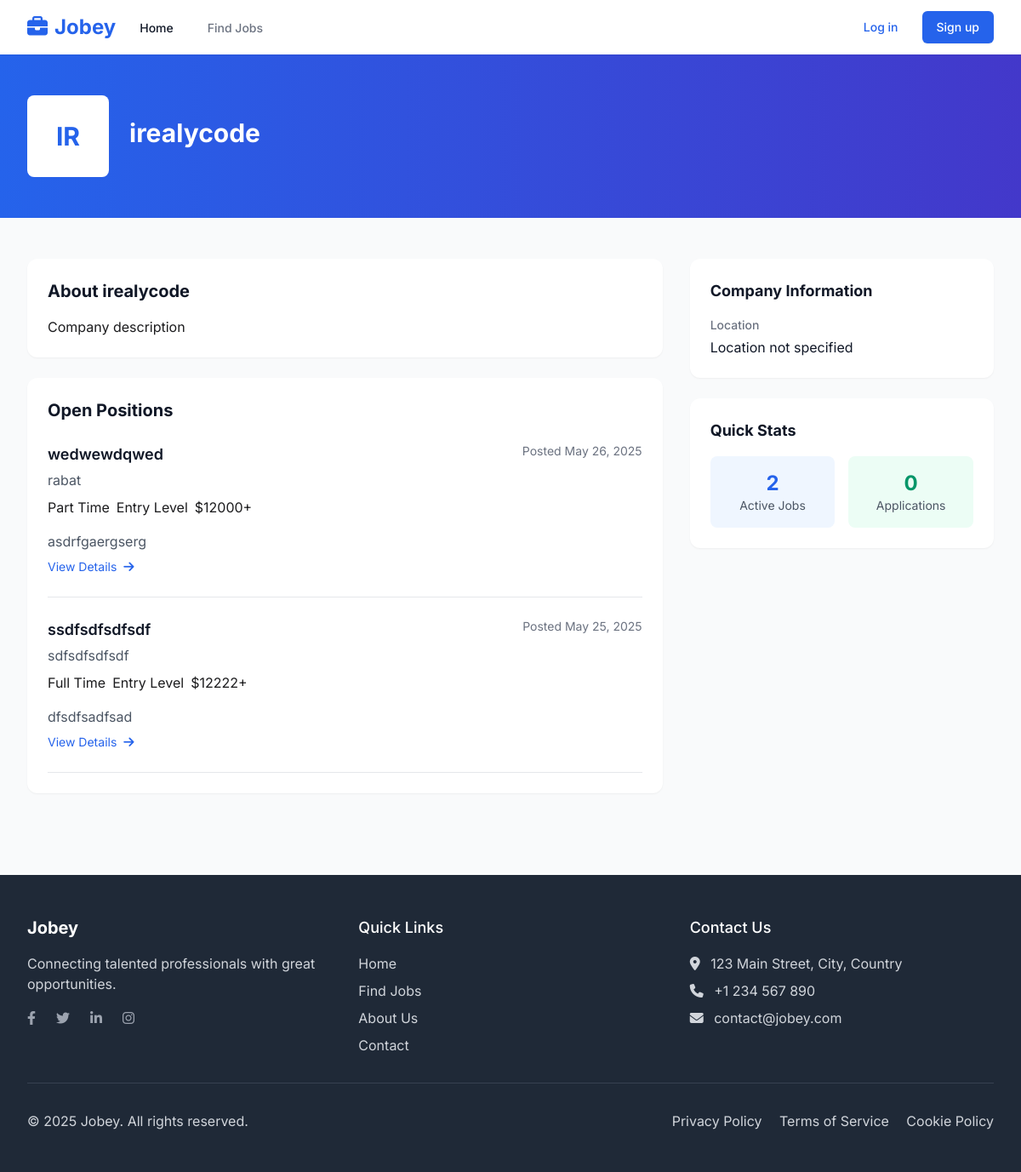
Screenshot of /users/company/1/ with the database file from the repository.
### users/models.py (models this page shows, shortened)
class Company(models.Model):
    user = models.OneToOneField(CustomUser, on_delete=models.CASCADE, related_name='company')
    name = models.CharField(max_length=100)
    logo = models.ImageField(upload_to='company_logos/', blank=True, null=True)
    website = models.URLField(blank=True)
    description = models.TextField()
    industry = models.CharField(max_length=100)
    size = models.CharField(max_length=50, blank=True)
    founded_year = models.PositiveIntegerField(blank=True, null=True)

class CustomUser(AbstractUser):
    USER_TYPE_CHOICES = (
        ('employer', 'Employer'),
        ('job_seeker', 'Job Seeker'),
    )
    user_type = models.CharField(max_length=10, choices=USER_TYPE_CHOICES, default='job_seeker')
    bio = models.TextField(blank=True)
    location = models.CharField(max_length=100, blank=True)
    avatar = models.ImageField(upload_to='avatars/', blank=True, null=True)

### jobs/models.py (models this page shows, shortened)
class Job(models.Model):
    JOB_TYPE_CHOICES = (
        ('full_time', 'Full Time'),
        ('part_time', 'Part Time'),
        ('contract', 'Contract'),
        ('internship', 'Internship'),
        ('remote', 'Remote'),
    )
    EXPERIENCE_LEVEL_CHOICES = (
        ('entry', 'Entry Level'),
        ('mid', 'Mid Level'),
        ('senior', 'Senior Level'),
        ('executive', 'Executive'),
    )
    title = models.CharField(max_length=100)
    company = models.ForeignKey('users.Company', on_delete=models.CASCADE, related_name='job_listings')
    employer = models.ForeignKey(CustomUser, on_delete=models.CASCADE, related_name='jobs')
    job_type = models.CharField(max_length=20, choices=JOB_TYPE_CHOICES)
    experience_level = models.CharField(max_length=20, choices=EXPERIENCE_LEVEL_CHOICES)
    location = models.CharField(max_length=100)
    salary_min = models.DecimalField(max_digits=10, decimal_places=2, null=True, blank=True)
    salary_max = models.DecimalField(max_digits=10, decimal_places=2, null=True, blank=True)
    description = models.TextField()
    requirements = models.TextField()
    benefits = models.TextField(blank=True)
    application_instructions = models.TextField(blank=True)
    application_url = models.URLField(blank=True)
    is_active = models.BooleanField(default=True)
    created_at = models.DateTimeField(auto_now_add=True)
    updated_at = models.DateTimeField(auto_now=True)
    expiry_date = models.DateField(null=True, blank=True)
    class Meta:
        ordering = ['-created_at']

### users/views.py (the view)
# urls.py: path('company/<int:pk>/', views.CompanyDetailView.as_view(), name='company_detail'),
class CompanyDetailView(DetailView):
    model = Company
    template_name = 'users/company_detail.html'
    context_object_name = 'company'
    def get_context_data(self, **kwargs):
        context = super().get_context_data(**kwargs)
        context['jobs'] = self.object.user.jobs.all()
        return context

### templates/users/company_detail.html (shortened to what this page needs)
{% extends 'base.html' %}
{% block content %}
<div class="bg-gradient-to-r from-blue-600 to-indigo-700 text-white">
    <div class="max-w-7xl mx-auto px-4 sm:px-6 lg:px-8 py-12">
        <div class="flex items-center">
            {% if company.logo %}
            <img src="{{ company.logo.url }}" alt="{{ company.name }}" class="h-24 w-24 rounded-lg object-contain bg-white p-2">
            {% else %}
            <div class="h-24 w-24 rounded-lg bg-white flex items-center justify-center text-blue-600 text-3xl font-bold">
                {{ company.name|slice:":2"|upper }}
            </div>
            {% endif %}
            <div class="ml-6">
                <h1 class="text-3xl font-bold">{{ company.name }}</h1>
            </div>
        </div>
    </div>
</div>
<div class="max-w-7xl mx-auto px-4 sm:px-6 lg:px-8 py-12">
    <div class="grid grid-cols-1 lg:grid-cols-3 gap-8">
        <div class="lg:col-span-2">
            <div class="bg-white rounded-xl shadow-sm p-6 mb-6">
                <h2 class="text-xl font-bold text-gray-900 mb-4">About {{ company.name }}</h2>
                <div class="prose prose-blue max-w-none">
                    {{ company.description|linebreaks }}
                </div>
            </div>
            <div class="bg-white rounded-xl shadow-sm p-6">
                <div class="flex items-center justify-between mb-6">
                    <h2 class="text-xl font-bold text-gray-900">Open Positions</h2>
                </div>
                {% if jobs %}
                <div class="space-y-6">
                    {% for job in jobs %}
                    {% if job.is_active %}
                    <div class="border-b border-gray-200 pb-6 last:border-b-0 last:pb-0">
                        <div class="flex items-start justify-between">
                            <div>
                                <h3 class="text-lg font-semibold text-gray-900">
                                    <a href="{% url 'job_detail' job.id %}" class="hover:text-blue-600">
                                        {{ job.title }}
                                    </a>
                                </h3>
                                <p class="text-gray-600 mt-1">{{ job.location }}</p>
                                <div class="mt-2 flex flex-wrap gap-2">
                                    <span class="badge {% if job.job_type == 'full_time' %}badge-blue{% elif job.job_type == 'part_time' %}badge-green{% elif job.job_type == 'contract' %}badge-purple{% elif job.job_type == 'internship' %}badge-yellow{% else %}badge-red{% endif %}">
                                        {{ job.get_job_type_display }}
                                    </span>
                                    <span class="badge badge-blue">
                                        {{ job.get_experience_level_display }}
                                    </span>
                                    {% if job.salary_min or job.salary_max %}
                                    <span class="badge badge-green">
                                        {% if job.salary_min and job.salary_max %}
                                        ${{ job.salary_min|floatformat:0 }} - ${{ job.salary_max|floatformat:0 }}
                                        {% elif job.salary_min %}
                                        ${{ job.salary_min|floatformat:0 }}+
                                        {% elif job.salary_max %}
                                        Up to ${{ job.salary_max|floatformat:0 }}
                                        {% endif %}
                                    </span>
                                    {% endif %}
                                </div>
                            </div>
                            <div class="ml-4 flex-shrink-0">
                                <p class="text-sm text-gray-500">
                                    Posted {{ job.created_at|date:"M d, Y" }}
                                </p>
                            </div>
                        </div>
                        <div class="mt-4">
                            <p class="text-gray-600">{{ job.description|truncatewords:50 }}</p>
                            <a href="{% url 'job_detail' job.id %}" class="mt-2 inline-block text-sm text-blue-600 hover:text-blue-800">
                                View Details <i class="fas fa-arrow-right ml-1"></i>
                            </a>
                        </div>
                    </div>
                    {% endif %}
                    {% endfor %}
                </div>
                {% else %}
                <p class="text-gray-500">No open positions at the moment.</p>
                {% endif %}
            </div>
        </div>
        <div class="lg:col-span-1">
            <div class="bg-white rounded-xl shadow-sm p-6 mb-6">
                <h2 class="text-lg font-bold text-gray-900 mb-4">Company Information</h2>
                <div class="space-y-4">
                    <div>
                        <h3 class="text-sm font-medium text-gray-500">Location</h3>
                        <p class="mt-1 text-gray-900">{{ company.user.location|default:"Location not specified" }}</p>
                    </div>
                </div>
            </div>
            <div class="bg-white rounded-xl shadow-sm p-6">
                <h2 class="text-lg font-bold text-gray-900 mb-4">Quick Stats</h2>
                <div class="grid grid-cols-2 gap-4">
                    <div class="text-center p-4 bg-blue-50 rounded-lg">
                        <div class="text-2xl font-bold text-blue-600">{{ jobs.count }}</div>
                        <div class="text-sm text-gray-600">Active Jobs</div>
                    </div>
                    <div class="text-center p-4 bg-green-50 rounded-lg">
                        <div class="text-2xl font-bold text-green-600">
                            {% with total_applications=0 %}
                            {{ total_applications }}
                            {% endwith %}
                        </div>
                        <div class="text-sm text-gray-600">Applications</div>
                    </div>
                </div>
            </div>
        </div>
    </div>
</div>
{% endblock %}

### templates/base.html (style rules this page uses)
:root { --primary: #0066CC; --primary-dark: #004C99; --secondary: #34C759; --secondary-dark: #2A9F47; --accent: #5856D6; --accent-dark: #4240A8; --success: #34C759; --warning: #FF9500; --error: #FF3B30; --light-gray: #F2F2F7; --mid-gray: #E5E5EA; --dark-gray: #8E8E93; --text: #1C1C1E; }
body { font-family: 'Inter', -apple-system, BlinkMacSystemFont, 'Segoe UI', Roboto, sans-serif; color: var(--text); }
.badge { @apply inline-flex items-center px-3 py-1 rounded-full text-xs font-medium; }
.badge-blue { @apply bg-blue-100 text-blue-800; }
.badge-green { @apply bg-green-100 text-green-800; }

### rows the page displays
Company: name "IR", name "irealycode", description "Company description", user.location "Location not specified"
Job: title "wedwewdqwed", location "rabat", job_type "Part Time", experience_level "Entry Level", salary_min "12000", created_at "May 26, 2025", description "asdrfgaergserg"
Job: title "ssdfsdfsdfsdf", location "sdfsdfsdfsdf", job_type "Full Time", experience_level "Entry Level", salary_min "12222", created_at "May 25, 2025", description "dfsdfsadfsad"

### other values shown
{{ jobs.count }} "2"
{{ total_applications }} "0"
